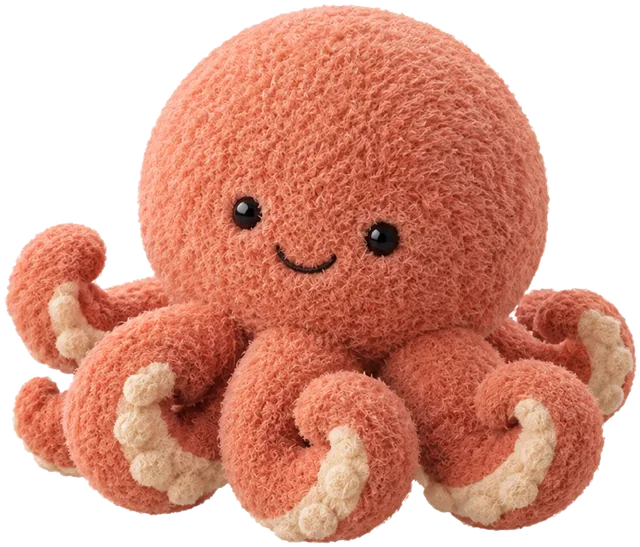
#> input picture media/plush/plush-muneo.webp, 640 x 547 px, found by its file name
$ python gen_jeonbok.py ../../media/plush/plush-muneo.webp
#> lines starting #> are read from the running program, lines starting #| are printed output that depends on the picture
# 전복 이미지가 없어서, 다른 털실 인형과 어울리게 '펠트 전복'을 그려요 (문어 인형의 털 질감을 빌려 씀)
import sys, numpy as np, cv2
from PIL import Image

D = sys.argv[1]
S = 2                                  # 두 배로 그린 뒤 줄여서 가장자리를 매끄럽게
W, H = 640 * S, 480 * S
yy, xx = np.mgrid[:H, :W].astype(np.float32)
rng = np.random.default_rng(7)

# ── 털 질감: 문어 머리 부분의 밝기 무늬(고주파)만 가져와 거울 반복 ──
mu = np.asarray(Image.open(f'{D}/plush-muneo.webp').convert('RGBA')).astype(np.float32)
patch = mu[40:200, 250:420, :3].mean(2)
hp = patch - cv2.GaussianBlur(patch, (0, 0), 6)
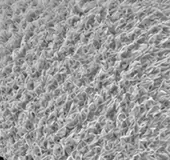
#> hp: shape (160, 170) float32; min -112.8, max 72.51, mean 0; drawn with min black and max white
hp /= hp.std() + 1e-6
tile = np.block([[hp, hp[:, ::-1]], [hp[::-1], hp[::-1, ::-1]]])
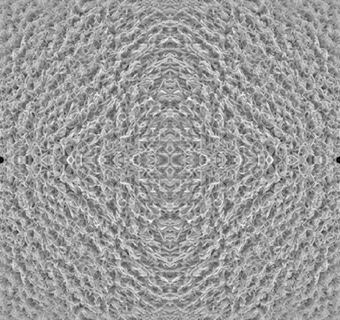
#> tile: shape (320, 340) float32; min -5.25, max 3.38, mean 0.000765; drawn with min black and max white
tile = cv2.resize(tile, (tile.shape[1] * S, tile.shape[0] * S), interpolation=cv2.INTER_CUBIC)
#> tile: shape (640, 680) float32
reps = (H // tile.shape[0] + 2, W // tile.shape[1] + 2)
#> reps = (3, 3)
tex = np.tile(tile, reps)[:H, :W]
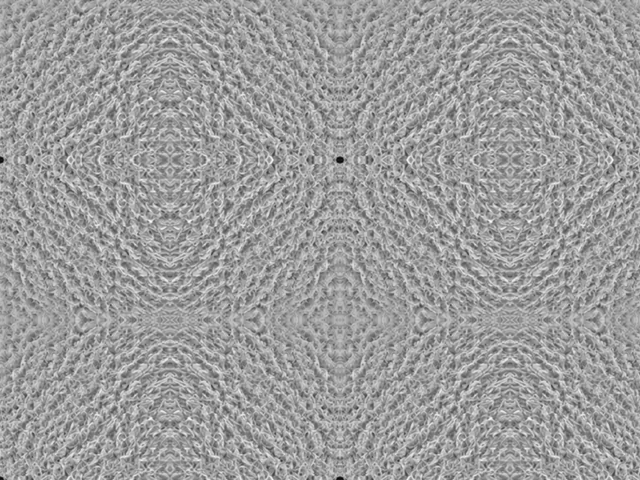
#> tex: shape (960, 1280) float32 (shown at 1/2 size); min -5.6, max 3.51, mean 0.000618; drawn with min black and max white

def noise(scale, seed):
    r = np.random.default_rng(seed).random((H // scale + 2, W // scale + 2)).astype(np.float32)
    return cv2.resize(r, (W + scale * 2, H + scale * 2), interpolation=cv2.INTER_CUBIC)[:H, :W]

def ell(cx, cy, rx, ry, rot=0):
    c, s = np.cos(np.radians(rot)), np.sin(np.radians(rot))
    dx, dy = xx - cx * S, yy - cy * S
    u = (dx * c + dy * s) / (rx * S); v = (-dx * s + dy * c) / (ry * S)
    return u, v, u * u + v * v

def fuzzy(m, amt=0.32, blur=1.5):
    a = cv2.GaussianBlur(m.astype(np.float32), (0, 0), blur * S)
    a = a + (noise(3, 11) - 0.5) * amt
    return np.clip((a - 0.5) * 6 + 0.5, 0, 1)

L = np.array([-0.45, -0.62, 0.64]); L /= np.linalg.norm(L)
def shade(u, v, r2, k=0.55):
    h = np.sqrt(np.clip(1 - r2, 0, 1))
    n = np.dstack([u * 0.8, v * 0.8, h]); n /= np.linalg.norm(n, axis=2, keepdims=True) + 1e-6
    d = np.clip((n * L).sum(2), 0, 1)
    return (1 - k) + k * 1.25 * d

img = np.zeros((H, W, 3), np.float32); alpha = np.zeros((H, W), np.float32)
def put(mask_a, rgb):
    global img, alpha
    a = mask_a[..., None]
    img = img * (1 - a) + rgb * a
    alpha = alpha + mask_a * (1 - alpha)

# 1) 아래에서 빼꼼 나온 몸 (뿔소라 인형처럼 황갈색 펠트 + 얼굴)
u, v, r2 = ell(322, 318, 232, 92)
body = fuzzy(r2 < 1)
col = np.array([214, 150, 92], np.float32) / 255
rgb = col[None, None] * shade(u, v, r2, .5)[..., None]
put(body, rgb)
# 몸 가장자리의 작은 돌기 (전복 발 둘레의 촉수)
for k in range(13):
    t = np.radians(200 - k * 17.5)
    bx, by = 322 + 222 * np.cos(t) * -1, 318 + 70 * abs(np.sin(t)) + 8
    uu, vv, rr2 = ell(bx, by, 13, 11)
    put(fuzzy(rr2 < 1, .25, 1.0), (np.array([196, 132, 80], np.float32) / 255)[None, None] * shade(uu, vv, rr2, .55)[..., None])
# 2) 껍데기 안쪽 크림색 테두리 (입술)
u2, v2, r22 = ell(332, 186, 266, 128, -6)
lip = fuzzy(r22 < 1)
nac = np.dstack([0.93 + 0.04 * np.sin(xx / S / 40), 0.88 + 0.03 * np.sin(xx / S / 33 + 1), 0.86 + 0.06 * np.sin(xx / S / 47 + 2)])
put(lip, nac * shade(u2, v2, r22, .3)[..., None])
# 3) 껍데기 (올리브 갈색 + 분홍 · 초록 얼룩, 위에서 비치는 빛)
u3, v3, r23 = ell(336, 176, 260, 120, -6)
shell = fuzzy(r23 < 1)
base = np.array([150, 132, 102], np.float32) / 255
pink = np.array([170, 128, 142], np.float32) / 255
green = np.array([124, 138, 104], np.float32) / 255
n1, n2 = noise(36, 3), noise(28, 5)
c = base[None, None] * np.ones((H, W, 1), np.float32)
c = c * (1 - (np.clip(n1 - .55, 0, 1) * 2.2)[..., None]) + pink * (np.clip(n1 - .55, 0, 1) * 2.2)[..., None]
c = c * (1 - (np.clip(n2 - .6, 0, 1) * 2)[..., None]) + green * (np.clip(n2 - .6, 0, 1) * 2)[..., None]
# 성장선 (오른쪽 뒤 꼭지에서 퍼지는 고리)
ax, ay = 500 * S, 140 * S
rr = np.sqrt(((xx - ax) / 1.25) ** 2 + (yy - ay) ** 2) / S
ring = 0.5 + 0.5 * np.cos(rr / 30 * 2 * np.pi)
c = c * (1 - 0.16 * (ring ** 6)[..., None])
c = c * shade(u3, v3, r23, .62)[..., None]
spec = np.exp(-(((u3 + .38) ** 2) / .07 + ((v3 + .5) ** 2) / .05)) * .26
c = c + spec[..., None]
put(shell, c)
# 4) 숨구멍 줄 (왼쪽 위 가장자리를 따라, 앞에서 뒤로 작아짐)
pores = [(126, 170, 15), (152, 136, 14), (188, 110, 13), (230, 92, 12), (276, 80, 11), (322, 74, 10)]
for (px, py, pr) in pores:
    uu, vv, rr2 = ell(px, py, pr * 1.25, pr)
    put(fuzzy(rr2 < 1, .35, .9) * shell, (np.array([176, 160, 128], np.float32) / 255)[None, None] * shade(uu, vv, rr2, .5)[..., None])
    uu, vv, rr2 = ell(px + 1, py + 1, pr * .62, pr * .5)
    put(fuzzy(rr2 < 1, .25, .7) * shell, np.array([46, 38, 32], np.float32)[None, None] / 255)
# 5) 얼굴 (구슬 눈 + 반짝임 + 웃는 입)
for ex in (282, 356):
    uu, vv, rr2 = ell(ex, 346, 10.5, 11)
    put(np.clip((1 - rr2) * 8, 0, 1), np.array([18, 16, 18], np.float32)[None, None] / 255)
    uu, vv, rr2 = ell(ex - 3.5, 342, 3, 3)
    put(np.clip((1 - rr2) * 4, 0, 1) * .9, np.ones(3, np.float32)[None, None])
smile = np.zeros((H, W), np.uint8)
cv2.ellipse(smile, (319 * S, 354 * S), (19 * S, 12 * S), 0, 25, 155, 255, int(3.2 * S), cv2.LINE_AA)
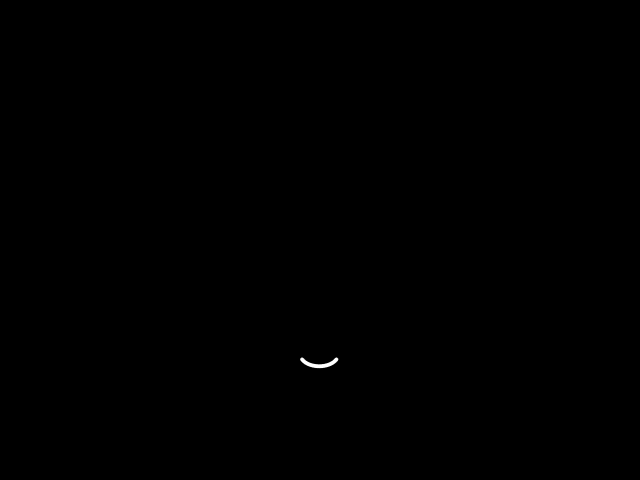
#> smile: shape (960, 1280) (shown at 1/2 size); min 0, max 255, mean 0.1
put(smile.astype(np.float32) / 255, np.array([22, 18, 18], np.float32)[None, None] / 255)
# 볼 터치
for ex in (256, 382):
    uu, vv, rr2 = ell(ex, 364, 16, 9)
    put(np.clip(1 - rr2, 0, 1) * .25, np.array([226, 120, 110], np.float32)[None, None] / 255)

# 털 질감을 밝기에 곱하고, 가장자리는 살짝 어둡게
inside = cv2.GaussianBlur((alpha > .5).astype(np.float32), (0, 0), 10 * S)
img = img * (1 + 0.085 * tex)[..., None] * (0.82 + 0.18 * np.clip(inside * 1.6, 0, 1))[..., None]
img = np.clip(img, 0, 1)
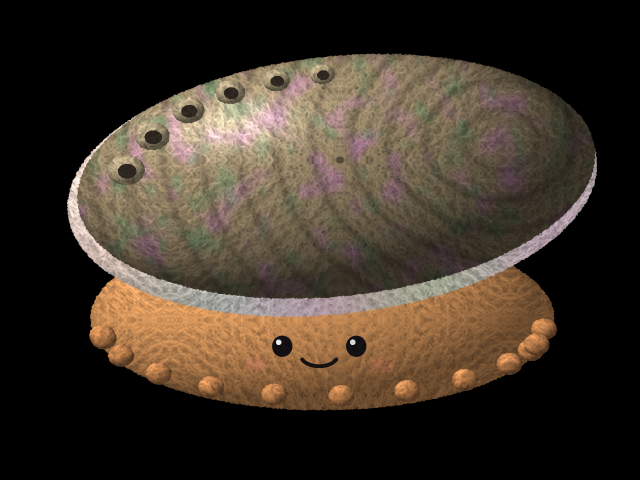
#> img: shape (960, 1280, 3) float64 (shown at 1/2 size); mean of channels 0, 1, 2 0.245, 0.203, 0.158; drawn as R, G, B
out = np.dstack([img * 255, alpha * 255]).astype(np.uint8)
im = Image.fromarray(out, 'RGBA').resize((640, 480), Image.LANCZOS)
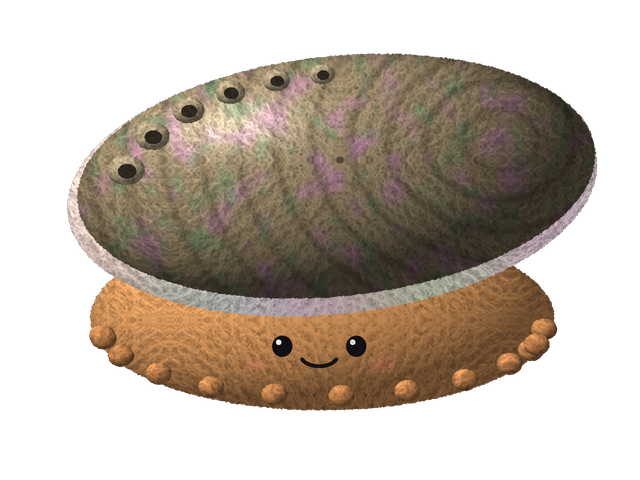
#> im: PIL image 640x480 RGBA; mean R, G, B, A 63, 52, 40.5, 124.9; transparent parts drawn white
bb = im.getchannel('A').point(lambda p: 255 if p > 8 else 0).getbbox()
#> bb = (66, 53, 598, 411)
im = im.crop((bb[0] - 4, bb[1] - 4, bb[2] + 4, bb[3] + 4))
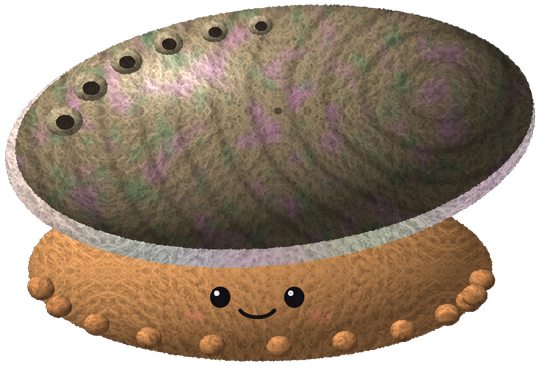
#> im: PIL image 540x366 RGBA; mean R, G, B, A 97.9, 80.8, 63, 194.1; transparent parts drawn white
im.save(f'{D}/plush-jeonbok.webp', 'WEBP', quality=86, method=6)
print('jeonbok', im.size)
#| jeonbok (540, 366)
